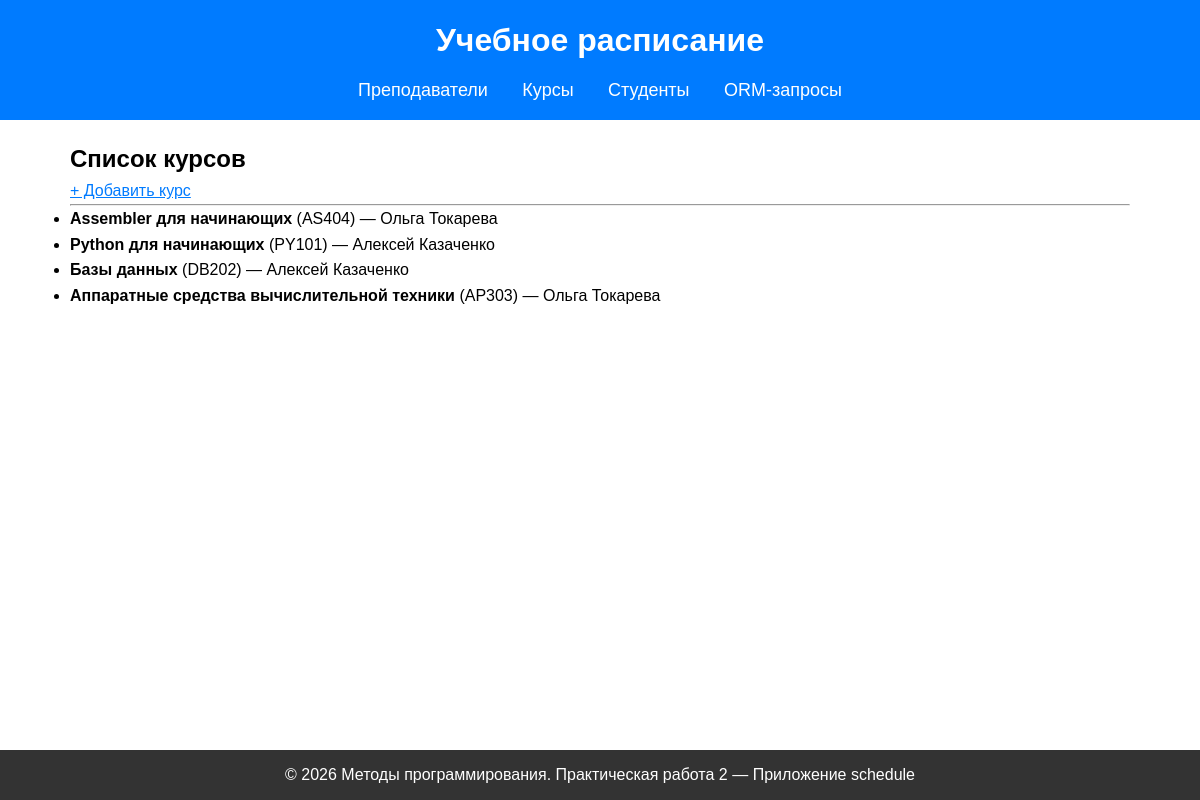
Page /courses/ on the committed database.
### schedule/models.py (models this page shows, shortened)
class Course(models.Model):
    name = models.CharField(max_length=200, verbose_name="Название курса")
    code = models.CharField(max_length=20, unique=True, verbose_name="Код курса")
    description = models.TextField(blank=True, verbose_name="Описание")
    credits = models.PositiveIntegerField(default=3, verbose_name="Кредиты")
    start_date = models.DateField(null=True, blank=True, verbose_name="Дата начала")
    teacher = models.ForeignKey(
        Teacher,
        on_delete=models.SET_NULL,
        null=True,
        blank=True,
        related_name='courses',
        verbose_name="Преподаватель"
    )
    max_students = models.PositiveIntegerField(default=30, verbose_name="Макс. студентов")
    end_date = models.DateField(null=True, blank=True, verbose_name="Дата окончания")
    is_active = models.BooleanField(default=True, verbose_name="Активный курс")
    class Meta:
        verbose_name = "Курс"
        verbose_name_plural = "Курсы"

class Teacher(models.Model):
    first_name = models.CharField(max_length=100, verbose_name="Имя")
    last_name = models.CharField(max_length=100, verbose_name="Фамилия")
    email = models.EmailField(unique=True, blank=False, null=False, verbose_name="Email")
    department = models.CharField(max_length=100, blank=True, verbose_name="Кафедра")
    hire_date = models.DateField(null=True, blank=True, verbose_name="Дата найма")
    birth_date = models.DateField(null=True, blank=True, verbose_name="Дата рождения")
    phone = models.CharField(max_length=20, unique=True, blank=True, verbose_name="Телефон")
    salary = models.DecimalField(max_digits=10, decimal_places=2, null=True, blank=True, verbose_name="Зарплата")
    degree = models.CharField(max_length=100, blank=True, verbose_name="Учёная степень")
    is_active = models.BooleanField(default=True, verbose_name="Активен")
    def __str__(self):
        return f"{self.first_name} {self.last_name}"
    class Meta:
        verbose_name = "Преподаватель"
        verbose_name_plural = "Преподаватели"

### schedule/views.py (the view)
# urls.py: path('courses/', course_list, name='course_list'),
def course_list(request):
    teachers = Teacher.objects.all()
    selected_teacher = request.GET.get('teacher')
    courses = Course.objects.all()
    if selected_teacher:
        courses = courses.filter(teacher_id=selected_teacher)
    return render(request, 'schedule/course_list.html', {
        'courses': courses,
        'teachers': teachers,
        'selected_teacher': selected_teacher
    })

### schedule/templates/schedule/course_list.html (shortened to what this page needs)
{% extends 'schedule/base.html' %}
{% block content %}
    <h2>Список курсов</h2>
    <a href="{% url 'course_create' %}">+ Добавить курс</a>
    <hr>
    {% if courses %}
        <ul>
            {% for course in courses %}
                <li>
                    <strong>{{ course.name }}</strong> ({{ course.code }})
                    — {% if course.teacher %}{{ course.teacher }}{% else %}Без преподавателя{% endif %}
                </li>
            {% endfor %}
        </ul>
    {% else %}
        <p>Курсов пока нет.</p>
    {% endif %}
{% endblock %}

### schedule/templates/schedule/base.html (style rules this page uses)
* { margin: 0; padding: 0; box-sizing: border-box; }
body { font-family: Arial, sans-serif; line-height: 1.6; min-height: 100vh; display: flex; flex-direction: column; }
a { color: #007bff; }

### rows in the picture
Course: name "Assembler для начинающих", code "AS404", teacher "Ольга Токарева"
Course: name "Python для начинающих", code "PY101", teacher "Алексей Казаченко"
Course: name "Базы данных", code "DB202", teacher "Алексей Казаченко"
Course: name "Аппаратные средства вычислительной техники", code "AP303", teacher "Ольга Токарева"
